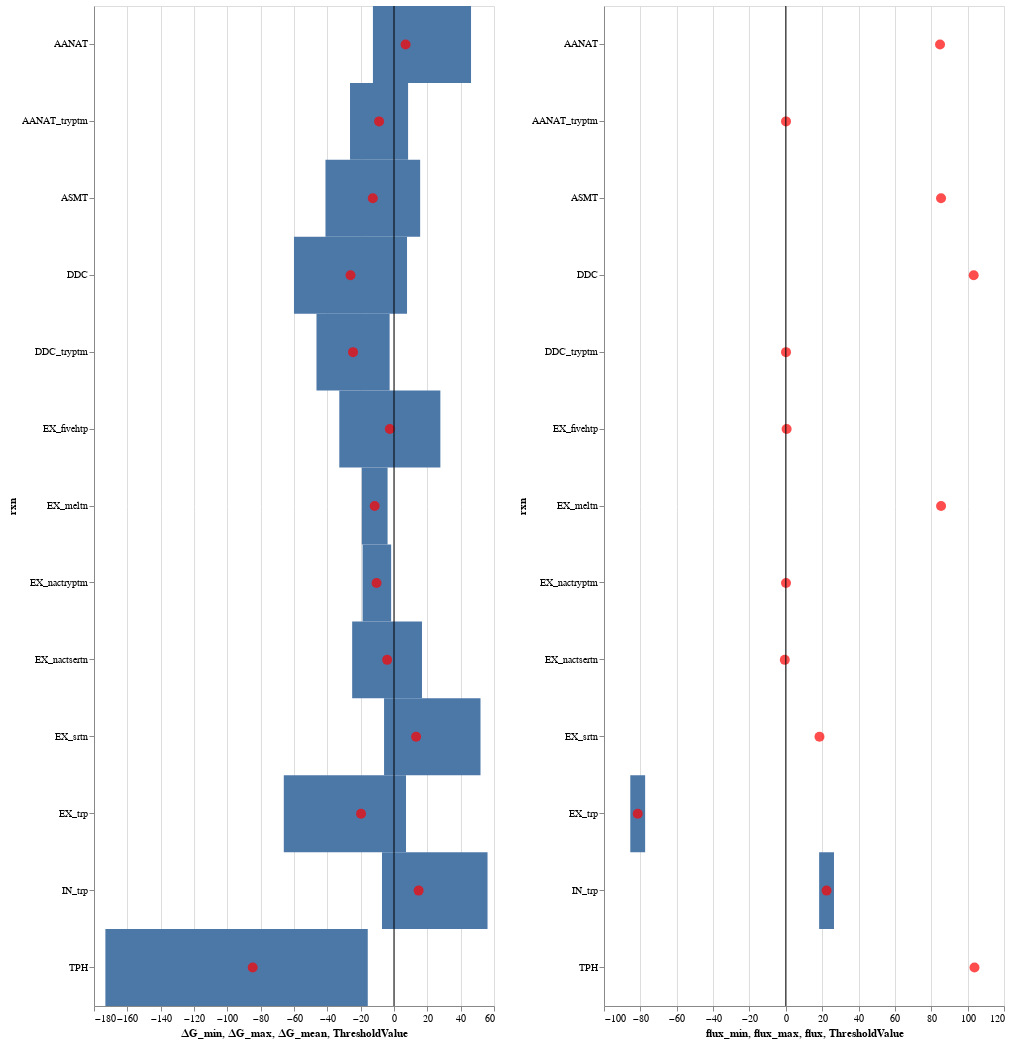

Here is the notebook cell this chart was saved with:
### Code cell
height=1000
width=400
plot_dG_and_flux(dG_df,  flux_df, height, width)

### Figure 1 — Vega-Lite specification as saved in the notebook (floating-point values rounded to 4 significant figures)
{"$schema": "https://vega.github.io/schema/vega-lite/v2.6.0.json", "config": {"view": {"height": 300, "width": 400}}, "datasets": {"data-1ed86a73171dc9761f1f58b877b07fe5": [{"rxn": "TPH", "∆G_max": -15.74, "∆G_mean": -84.78, "∆G_min": -173.2}, {"rxn": "DDC", "∆G_max": 7.819, "∆G_mean": -26.1, "∆G_min": -60.02}, {"rxn": "AANAT", "∆G_max": 46.22, "∆G_mean": 6.957, "∆G_min": -12.65}, {"rxn": "ASMT", "∆G_max": 15.7, "∆G_mean": -12.73, "∆G_min": -41.12}, {"rxn": "DDC_tryptm", "∆G_max": -2.623, "∆G_mean": -24.58, "∆G_min": -46.51}, {"rxn": "AANAT_tryptm", "∆G_max": 8.451, "∆G_mean": -8.946, "∆G_min": -26.39}, {"rxn": "IN_trp", "∆G_max": 56.12, "∆G_mean": 14.78, "∆G_min": -7.209}, {"rxn": "EX_trp", "∆G_max": 7.209, "∆G_mean": -19.78, "∆G_min": -66.12}, {"rxn": "EX_srtn", "∆G_max": 51.9, "∆G_mean": 13.27, "∆G_min": -5.972}, {"rxn": "EX_fivehtp", "∆G_max": 27.82, "∆G_mean": -2.5, "∆G_min": -32.82}, {"rxn": "EX_nactsertn", "∆G_max": 16.79, "∆G_mean": -4.116, "∆G_min": -25.1}, {"rxn": "EX_meltn", "∆G_max": -3.85, "∆G_mean": -11.59, "∆G_min": -19.31}, {"rxn": "EX_nactryptm", "∆G_max": -1.716, "∆G_mean": -10.47, "∆G_min": -18.85}], "data-5838f6ba5e6a410bf6c127fd00b761b4": [{"MBo10_mean": 103.8, "MBo10_std": 1.658e-05, "flux": 103.8, "flux_max": 103.8, "flux_min": 103.8, "rxn": "TPH"}, {"MBo10_mean": 103.3, "MBo10_std": 1.658e-05, "flux": 103.3, "flux_max": 103.3, "flux_min": 103.3, "rxn": "DDC"}, {"MBo10_mean": 84.81, "MBo10_std": 1.656e-05, "flux": 84.81, "flux_max": 84.81, "flux_min": 84.81, "rxn": "AANAT"}, {"MBo10_mean": 85.38, "MBo10_std": 1.656e-05, "flux": 85.38, "flux_max": 85.38, "flux_min": 85.38, "rxn": "ASMT"}, {"MBo10_mean": 0.1035, "MBo10_std": 2.354e-10, "flux": 0.1035, "flux_max": 0.1035, "flux_min": 0.1035, "rxn": "DDC_tryptm"}, {"MBo10_mean": 0.1035, "MBo10_std": 2.354e-10, "flux": 0.1035, "flux_max": 0.1035, "flux_min": 0.1035, "rxn": "AANAT_tryptm"}, {"MBo10_mean": 22.41, "MBo10_std": 4.083, "flux": 22.41, "flux_max": 26.49, "flux_min": 18.33, "rxn": "IN_trp"}, {"MBo10_mean": -81.45, "MBo10_std": 4.083, "flux": -81.45, "flux_max": -77.37, "flux_min": -85.54, "rxn": "EX_trp"}, {"MBo10_mean": 18.52, "MBo10_std": 7.996e-07, "flux": 18.52, "flux_max": 18.52, "flux_min": 18.52, "rxn": "EX_srtn"}, {"MBo10_mean": 0.4317, "MBo10_std": 1.214e-10, "flux": 0.4317, "flux_max": 0.4317, "flux_min": 0.4317, "rxn": "EX_fivehtp"}, {"MBo10_mean": -0.5674, "MBo10_std": 1.841e-08, "flux": -0.5674, "flux_max": -0.5674, "flux_min": -0.5674, "rxn": "EX_nactsertn"}, {"MBo10_mean": 85.38, "MBo10_std": 1.656e-05, "flux": 85.38, "flux_max": 85.38, "flux_min": 85.38, "rxn": "EX_meltn"}, {"MBo10_mean": 0.1035, "MBo10_std": 2.354e-10, "flux": 0.1035, "flux_max": 0.1035, "flux_min": 0.1035, "rxn": "EX_nactryptm"}], "data-d7255ad842f014c46f35befde053a015": [{"Threshold": "hazardous", "ThresholdValue": 0}]}, "hconcat": [{"layer": [{"data": {"name": "data-1ed86a73171dc9761f1f58b877b07fe5"}, "encoding": {"x": {"field": "∆G_min", "type": "quantitative"}, "x2": {"field": "∆G_max", "type": "quantitative"}, "y": {"field": "rxn", "type": "nominal"}}, "height": 1000, "mark": "rect", "width": 400}, {"data": {"name": "data-1ed86a73171dc9761f1f58b877b07fe5"}, "encoding": {"tooltip": [{"field": "rxn", "type": "nominal"}, {"field": "∆G_mean", "type": "quantitative"}], "x": {"field": "∆G_mean", "type": "quantitative"}, "y": {"field": "rxn", "type": "nominal"}}, "mark": {"color": "red", "filled": true, "size": 100, "type": "point"}, "selection": {"selector001": {"bind": "scales", "encodings": ["x", "y"], "mark": {"fill": "#333", "fillOpacity": 0.125, "stroke": "white"}, "on": "[mousedown, window:mouseup] > window:mousemove!", "resolve": "global", "translate": "[mousedown, window:mouseup] > window:mousemove!", "type": "interval", "zoom": "wheel!"}}}, {"data": {"name": "data-d7255ad842f014c46f35befde053a015"}, "encoding": {"x": {"field": "ThresholdValue", "type": "quantitative"}}, "mark": "rule"}]}, {"layer": [{"data": {"name": "data-5838f6ba5e6a410bf6c127fd00b761b4"}, "encoding": {"x": {"field": "flux_min", "type": "quantitative"}, "x2": {"field": "flux_max", "type": "quantitative"}, "y": {"field": "rxn", "type": "nominal"}}, "height": 1000, "mark": "rect", "width": 400}, {"data": {"name": "data-5838f6ba5e6a410bf6c127fd00b761b4"}, "encoding": {"tooltip": [{"field": "rxn", "type": "nominal"}, {"field": "flux", "type": "quantitative"}], "x": {"field": "flux", "type": "quantitative"}, "y": {"field": "rxn", "type": "nominal"}}, "mark": {"color": "red", "filled": true, "size": 100, "type": "point"}, "selection": {"selector002": {"bind": "scales", "encodings": ["x", "y"], "mark": {"fill": "#333", "fillOpacity": 0.125, "stroke": "white"}, "on": "[mousedown, window:mouseup] > window:mousemove!", "resolve": "global", "translate": "[mousedown, window:mouseup] > window:mousemove!", "type": "interval", "zoom": "wheel!"}}}, {"data": {"name": "data-d7255ad842f014c46f35befde053a015"}, "encoding": {"x": {"field": "ThresholdValue", "type": "quantitative"}}, "mark": "rule"}]}]}
